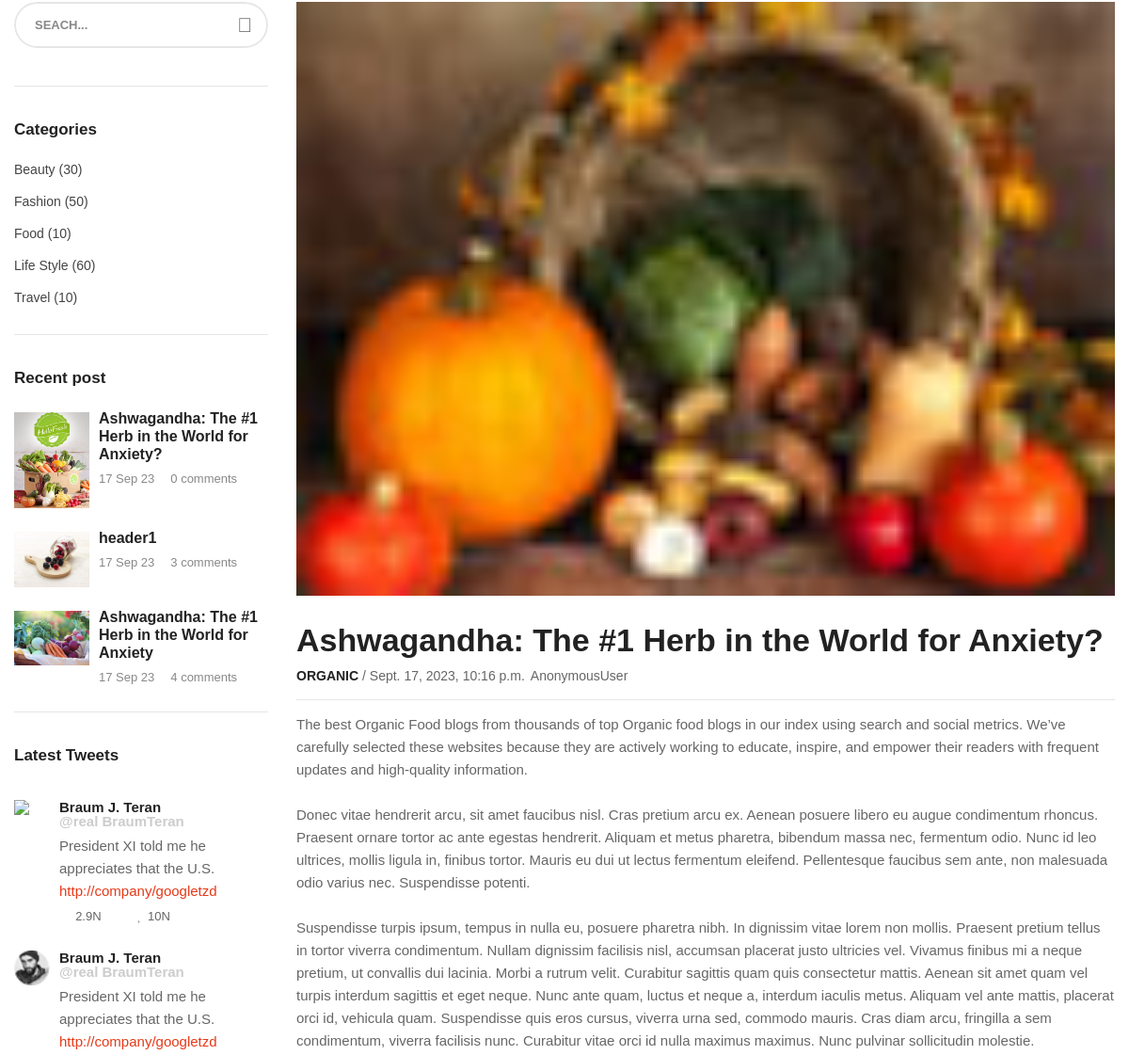
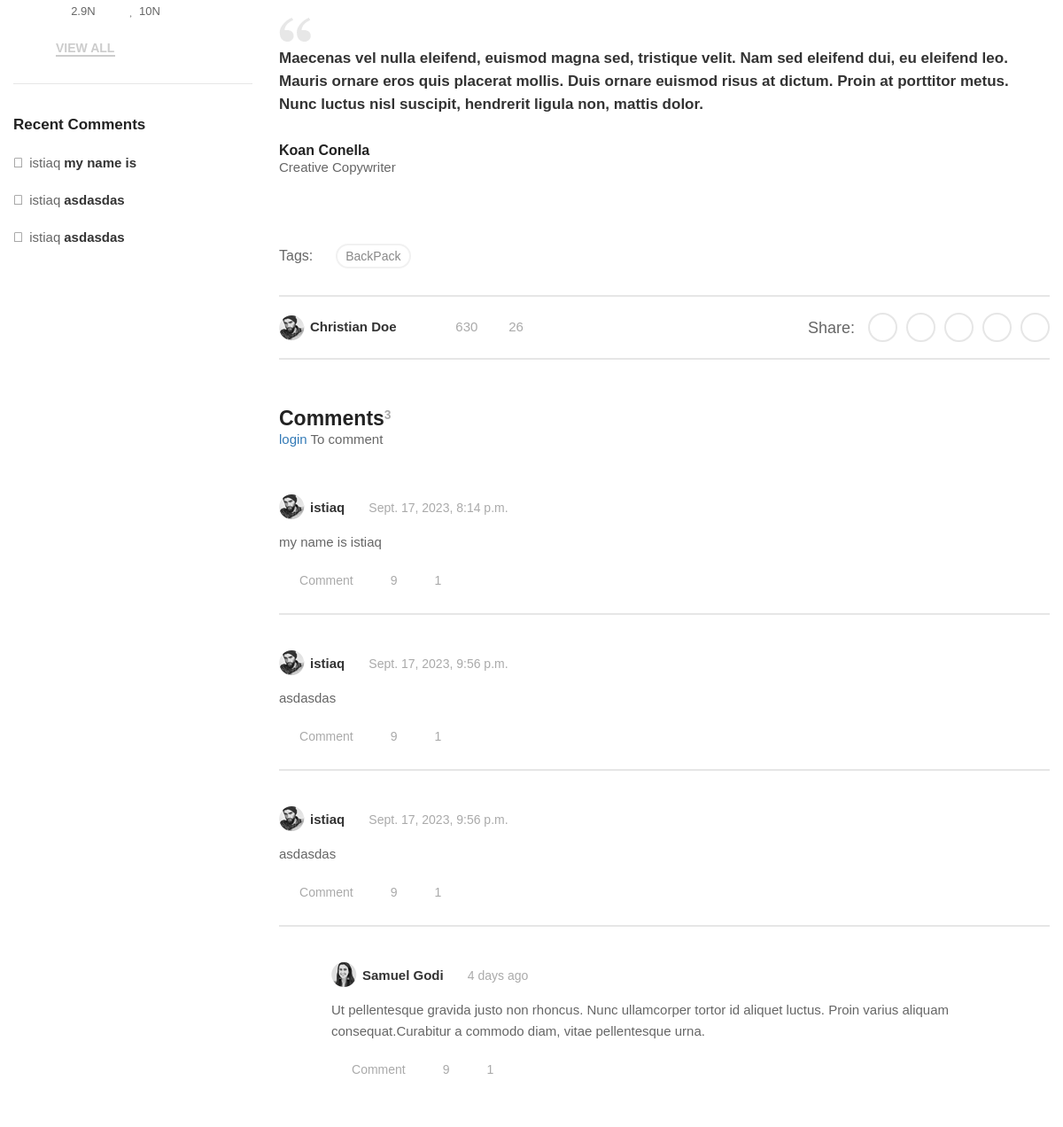
Before: /blogPostditails/2 (middle part) with the older database file (2 pictures, top to bottom).
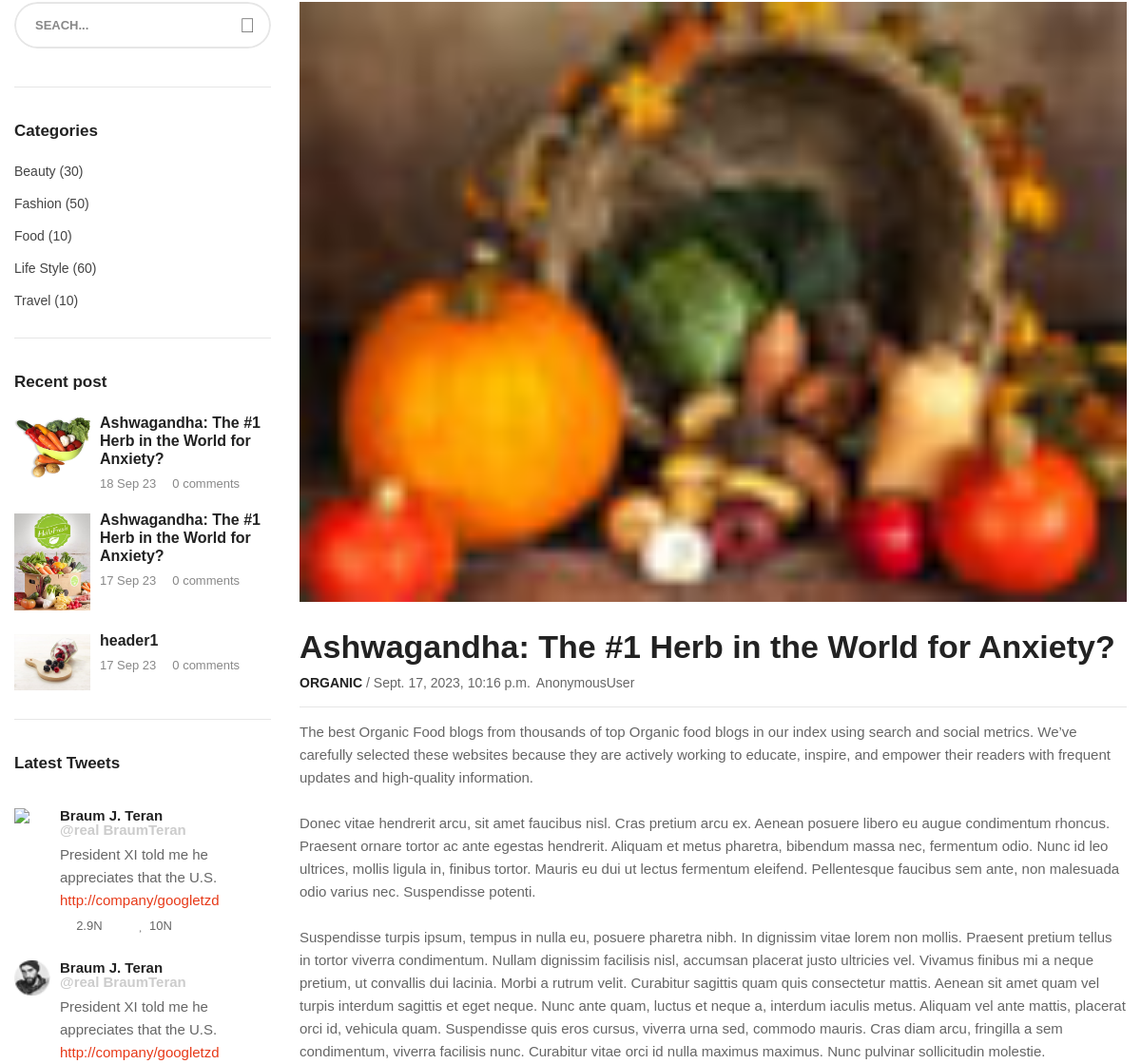
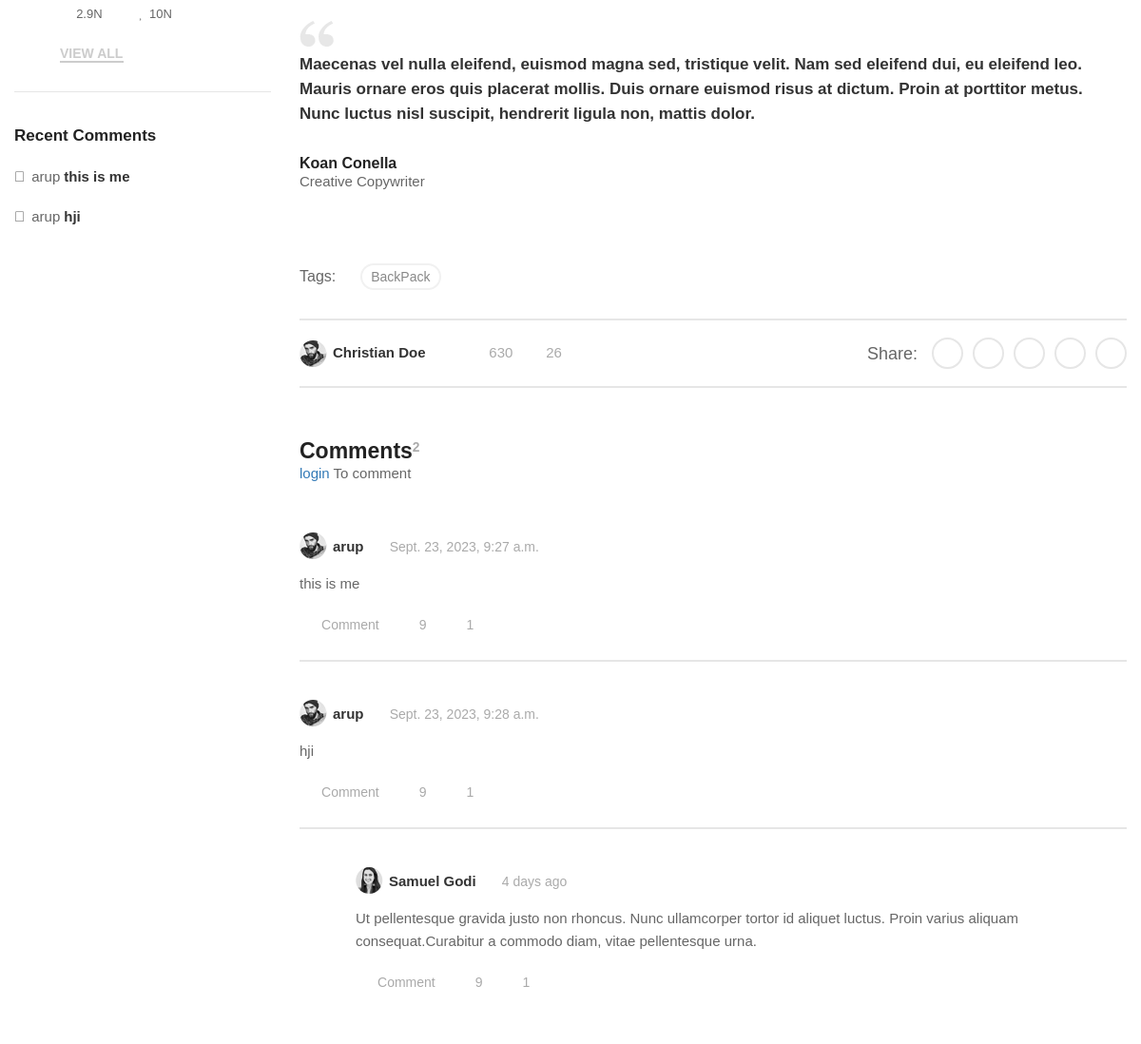
After: the same page with the newer database file (2 pictures, top to bottom).
### task1/models.py (models this page shows, shortened)
class Tag(models.Model):
    name = models.CharField(max_length=100)

class BlogPost(models.Model):
    blogImage = models.ImageField(upload_to='blog/')
    blogheader = models.CharField(max_length=50)
    tags = models.ManyToManyField(Tag)
    blogeradminImage = models.ImageField(upload_to='blog/admin/')
    postdate = models.DateTimeField(auto_now=True)
    blogditails = models.TextField(max_length=500)
    @property
    def get_comments(self):
        return self.comment_set.all()
    @property
    def get_count(self):
        return self.comment_set.count()

class Comment(models.Model):
    user = models.ForeignKey(User, on_delete=models.CASCADE)
    textcomment = models.TextField(max_length=500)
    publishdate = models.DateTimeField(auto_now=True)
    post=models.ForeignKey(BlogPost,on_delete=models.CASCADE)
    @property
    def get_short_comment(self):
        return self.textcomment[:10]

### task1/views.py (the view)
# urls.py: path('blogPostditails/<int:blogger_id>',views.BlogditailsView.as_view(),name='blogditails'),
class BlogditailsView(View):
    def get(self, request, blogger_id):
        blog = BlogPost.objects.get(id=blogger_id)
        recent_posts = BlogPost.objects.order_by('-postdate')[:3]
        context = {
            'blog': blog,
            'recent_posts': recent_posts,
        }
        return render(request, 'pages/blog-post.html', context=context)

### task1/context_processors.py (called while the page is built)
def categories(request):
    return {"categories": Category.objects.all()}

def products(request):
    return {"products": Products.objects.all()}

def specialslider(request):
    return {"specialslider": SecondSlider.objects.all()}

def blogpost(request):
    return {"recents": BlogPost.objects.order_by('-postdate')[:3]}

def cartitem(request):
    if request.user.is_authenticated:
        user = request.user
        cart, _ = Cart.objects.get_or_create(user=user)
        cart_items = CartItem.objects.filter(cart=cart)
    else:
        user = None
        cart_items = None
    return {'cart_items': cart_items}

def websitesettings(request):
    return {"websitesettings": WebsiteSetting.objects.first()}

def Comments(request):
    return {"comments": Comment.objects.all()}

### templates/pages/blog-post.html (shortened to what the changed rows need)
{% extends 'base.html' %}
{% load static %}
{% block content %}
    <body class="biolife-body">
    <div class="page-contain blog-page left-sidebar">
        <div class="container">
            <div class="row">
                <div id="main-content" class="main-content col-lg-9 col-md-8 col-sm-12 col-xs-12" >
                    <div class="single-post-contain" >
                        <div class="post-head">
                            <div class="thumbnail">
                                <figure><img src={{ blog.blogImage.url }} width="870" height="635" alt=""></figure>
                            </div>
                            <h2 class="post-name">{{ blog.blogheader }}</h2>
                            <p class="post-archive"><b class="post-cat">ORGANIC</b><span
                                    class="post-date"> / {{ blog.postdate }}</span><span class="author">{{ request.user }}</span>
                            </p>
                        </div>
                        <div class="post-foot">
                            <div class="post-tags">
                                <ul class="tags">
                                    {% for tag in blog.tags.all %}
                                        <li><a href="#" class="tag-link">{{ tag.name }}</a></li>
                                    {% endfor %}
                                </ul>
                            </div>
                            <div class="auth-info">
                                <div class="ath">
                                    <a href="#" class="avata"><img src="{{ blog.blogeradminImage.url }}" width="29"
                                                                   height="28" alt="Christian Doe">Christian Doe</a>
                                </div>
                            </div>
                        </div>
                    </div>
                    <div class="post-comments">
                        <h3 class="cmt-title">Comments<sup id="count">{{ blog.get_count }}</sup></h3>
                       <div class="comment-list"  >
                            <ol class="post-comments lever-0">
                                <li class="comment-elem" >
                                    <div class="wrap-post-comment" >
                                       {% for list in blog.get_comments %}
                                        <div class="cmt-inner" id="comment-list" >
                                            <div class="auth-info">
                                                <a href="#" class="author-contact"><img src="assets/images/blogpost/author-02.png" alt="" width="29" height="28">{{ list.user }}</a>
                                                <span class="cmt-time">{{ list.publishdate }}</span>
                                            </div>
                                            <div class="cmt-content" id="cmnt-content" >
                                                <p>{{ list.textcomment }}</p>
                                            </div>
                                            <div class="cmt-fooot">
                                                <a href="#" class="btn btn-response"><i class="fa fa-commenting" aria-hidden="true"></i>Comment</a>
                                                <a href="#" class="btn btn-like"><i class="fa fa-thumbs-o-up" aria-hidden="true"></i>9</a>
                                                <a href="#" class="btn btn-dislike"><i class="fa fa-thumbs-o-down" aria-hidden="true"></i>1</a>
                                            </div>
                                        </div>
                                        {% endfor %}
                                    </div>
                                </li>
                            </ol>
                        </div>
                    </div>
                </div>
                <aside id="sidebar" class="sidebar blog-sidebar col-lg-3 col-md-4 col-sm-12 col-xs-12">
                <div class="sidebar-contain">
                    <div class="widget posts-widget">
                        <div class="wgt-content">
                            <ul class="posts">
                                {% for posts in recents %}
                                    <li>
                                        <div class="wgt-post-item">
                                            <div class="thumb">
                                                <a href=""><img src={{ posts.blogImage.url }} width="80" height="58"
                                                                 alt=""></a>
                                            </div>
                                            <div class="detail">
                                                <h4 class="post-name"><a href="{% url 'blogditails' posts.id %}">{{ posts.blogheader }}</a></h4>
                                                <p class="post-archive">{{posts.postdate|date:'d M y' }}<span class="comment">{{ posts.get_count }} comments</span></p>
                                            </div>
                                        </div>
                                    </li>
                                {% endfor %}
                            </ul>
                        </div>
                    </div>
                    <div class="widget twitter-widget">
                        <div class="wgt-content">
                            <ul class="content">
                                <li>
                                    <div class="wgt-twitter-item">
                                        <div class="author"><a href="#"><img
                                                src={{ blog.blogeradminImage.url }} width="38" height="38" alt="author"></a>
                                        </div>
                                    </div>
                                </li>
                            </ul>
                        </div>
                    </div>
                    <div class="widget comment-widget">
                        <div class="wgt-content">
                            <ul class="comment-list" id="recent_comments">
                                {% for list in blog.get_comments %}
                                    {% if forloop.counter <= 4 %}
                                        <li>
                                            <p class="cmt-item"><a href="#" class="auth-name"><i
                                                    class="biolife-icon icon-conversation"></i>{{ list.user }}</a><a
                                                    href="#" class="link-post">{{ list.get_short_comment }}</a></p>
                                        </li>
                                    {% endif %}
                                {% endfor %}
                            </ul>
                        </div>
                    </div>
                </div>
            </aside>
             </div>
        </div>
    </div>
    </body>
{% endblock %}

Changed rows visible on the page:
removed Comment: user "istiaq", publishdate "Sept. 17, 2023, 8:14 p.m.", textcomment "my name is istiaq", get_short_comment "my name is"
removed Comment: user "istiaq", publishdate "Sept. 17, 2023, 9:56 p.m.", textcomment "asdasdas", get_short_comment "asdasdas"
removed Comment: user "istiaq", publishdate "Sept. 17, 2023, 9:56 p.m.", textcomment "asdasdas", get_short_comment "asdasdas"
no longer on this page (row unchanged): BlogPost: blogImage (picture), blogheader "Ashwagandha: The #1 Herb in the World for Anxiety", postdate "17 Sep 23", get_count "4"
computed for BlogPost "Sept. 17, 2023, 10:16 p.m.": get_count "3" → "2"
added Comment: user "arup", publishdate "Sept. 23, 2023, 9:27 a.m.", textcomment "this is me", get_short_comment "this is me"
added Comment: user "arup", publishdate "Sept. 23, 2023, 9:28 a.m.", textcomment "hji", get_short_comment "hji"
added BlogPost: blogImage (picture), blogheader "Ashwagandha: The #1 Herb in the World for Anxiety?", postdate "18 Sep 23", get_count "0"
computed for BlogPost "header1": get_count "3" → "0"
